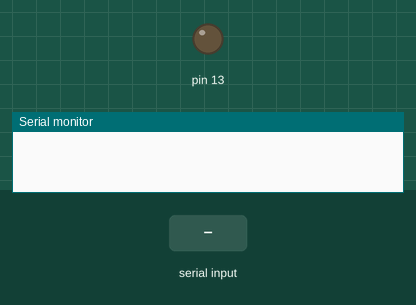
Recording of a sketch running on a simulated Arduino Uno, built with avr-gcc and run on an emulated ATmega328P. Shown: output pins drawn as LEDs (lit = HIGH), the last lines printed to the serial monitor. The inputs (shaded band) are chosen by the test bench.

Above: at 1.2 s.
1.3 s: "on" received over Serial
At 3.5 s:
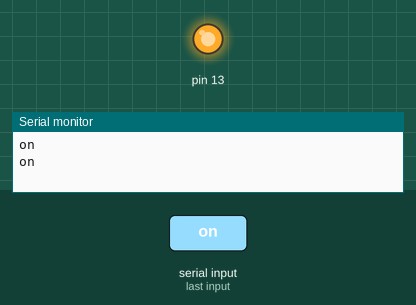
3.8 s: "off" received over Serial
At 5.4 s:
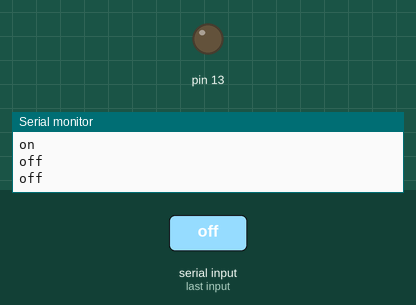
Timing chart, 0 to 6.9 s (numbered marks = the images above; inputs shaded):
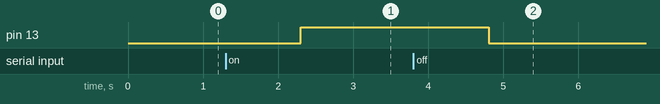

Measured:
- after the input at 1.3 s, pin 13: LOW → HIGH after 1.0 s
- after the input at 3.8 s, pin 13: HIGH → LOW after 1.0 s

The sketch:

sketch_dec24b.ino
```cpp
 int inputByte;
 String  inputString;
 void stringToInt(String input);
void setup() {
  // put your setup code here, to run once:
  Serial.begin(9600);
  pinMode(13,1);
}

void loop() {
  // put your main code here, to run repeatedly:
  if(Serial.available()>0){
    inputString = Serial.readString();
    Serial.println(inputString);
    inputString.toLowerCase();
    Serial.println(inputString);
    stringToInt(inputString);
  }
}
void stringToInt(String input){
  input.toLowerCase();
  int ch;
  if  (input  ==  "on"){
    ch  = 2;}
  else  if  (input  ==  "off"){
    ch  = 1;}
  else
    ch  = 0;
  switch(ch){
    case  1:
      digitalWrite(13,0);
      break;
    case  2:
      digitalWrite(13,1);
      break;
    default:
      Serial.println("pass on or off!!!");
      break;
    }
  }
```
